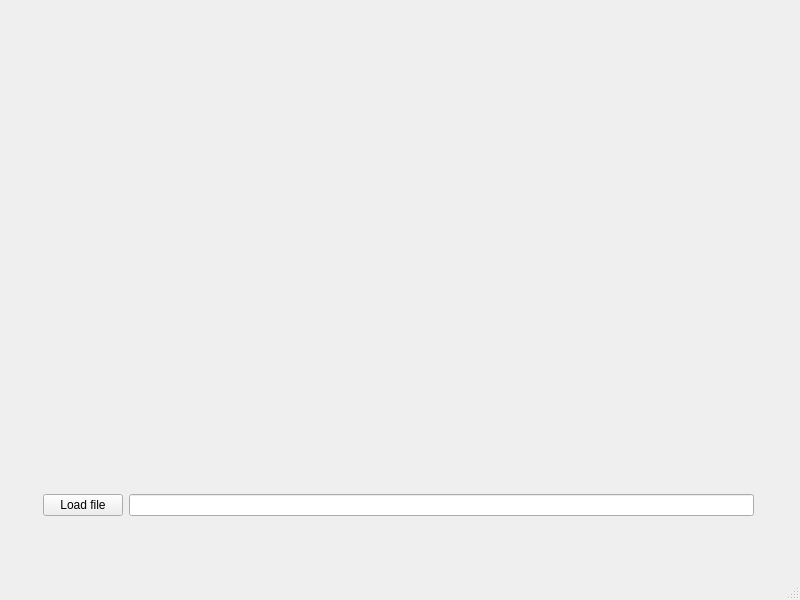
<?xml version="1.0" encoding="UTF-8"?>
<ui version="4.0">
 <class>MainWindow</class>
 <widget class="QMainWindow" name="MainWindow">
  <property name="geometry">
   <rect>
    <x>0</x>
    <y>0</y>
    <width>800</width>
    <height>600</height>
   </rect>
  </property>
  <property name="windowTitle">
   <string>MainWindow</string>
  </property>
  <widget class="QWidget" name="centralwidget">
   <widget class="QWidget" name="layoutWidget">
    <property name="geometry">
     <rect>
      <x>43</x>
      <y>492</y>
      <width>711</width>
      <height>27</height>
     </rect>
    </property>
    <layout class="QHBoxLayout" name="horizontalLayout">
     <item>
      <widget class="QPushButton" name="loadFileButton">
       <property name="text">
        <string>Load file</string>
       </property>
      </widget>
     </item>
     <item>
      <widget class="QLineEdit" name="boardFileName"/>
     </item>
    </layout>
   </widget>
   <widget class="QCustomPlot" name="customPlot" native="true">
    <property name="geometry">
     <rect>
      <x>119</x>
      <y>29</y>
      <width>631</width>
      <height>431</height>
     </rect>
    </property>
   </widget>
  </widget>
  <widget class="QMenuBar" name="menubar">
   <property name="geometry">
    <rect>
     <x>0</x>
     <y>0</y>
     <width>800</width>
     <height>22</height>
    </rect>
   </property>
  </widget>
  <widget class="QStatusBar" name="statusbar"/>
 </widget>
 <customwidgets>
  <customwidget>
   <class>QCustomPlot</class>
   <extends>QWidget</extends>
   <header>qcustomplot.h</header>
   <container>1</container>
  </customwidget>
 </customwidgets>
 <resources/>
 <connections/>
</ui>
